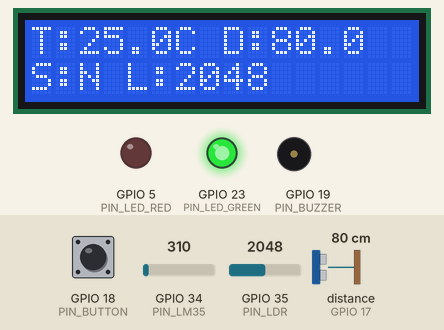
Bench run of a program on a simulated ESP32. On the bench: 16×2 character LCD, output pins drawn as LEDs (lit = HIGH), buzzer (waves = sounding, pin HIGH). Wiring (inferred from the names in the program): ultrasonic range finder: trigger GPIO 16; echo GPIO 17. Inputs (shaded band) come from the test bench; at power-on: distance to the obstacle (sensor on GPIO 17) 80 cm, GPIO 34 (PIN_LM35) = 310, GPIO 18 (PIN_BUTTON) HIGH, GPIO 35 (PIN_LDR) = 2048 (analog values on the 0–4095 scale). The echo pulse lasts 58.3 µs per cm; pins used as bus, display or sensor lines are not drawn; what the program prints to the serial monitor is not drawn.

Above: at 1.2 s.
1.3 s: distance to the obstacle (sensor on GPIO 17) set to 2 cm
At 1.8 s:
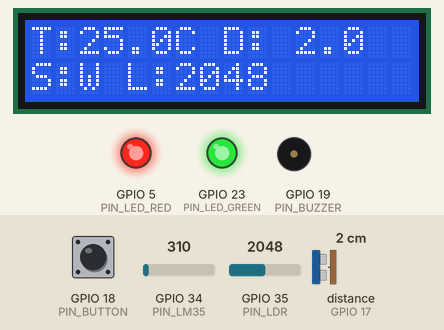
4.3 s: GPIO 34 (PIN_LM35) set to 428
At 5.1 s:
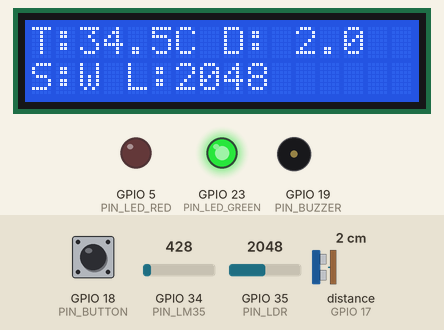
6.1 s: GPIO 34 (PIN_LM35) set to 518
At 7.1 s:
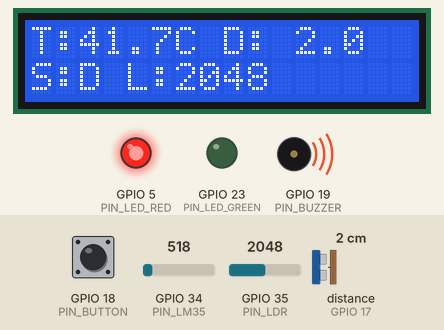
7.8 s: GPIO 18 (PIN_BUTTON) pulled LOW for 3.2 s
At 8.29 s:
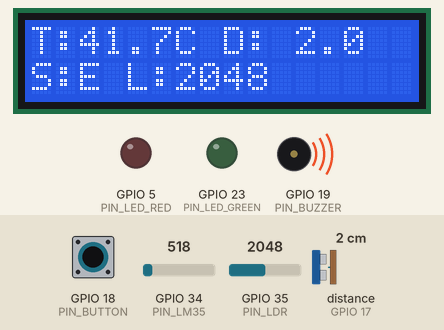
12.5 s: distance to the obstacle (sensor on GPIO 17) set to 250 cm
At 13.2 s:
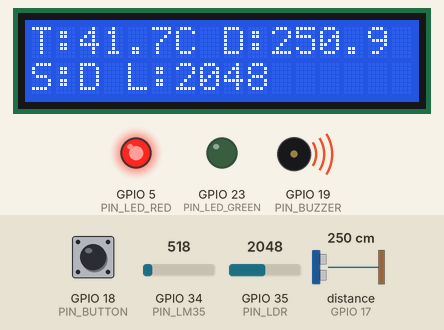
14.4 s: GPIO 35 (PIN_LDR) set to 2866
At 15.0 s:
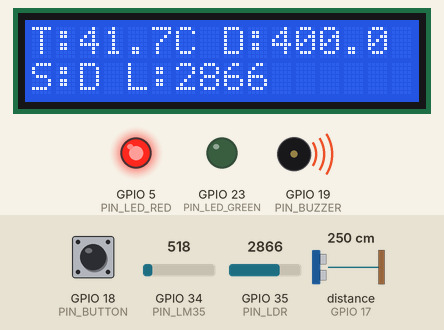
Timing chart, 0 to 17.4 s (numbered marks = the images above; inputs shaded):
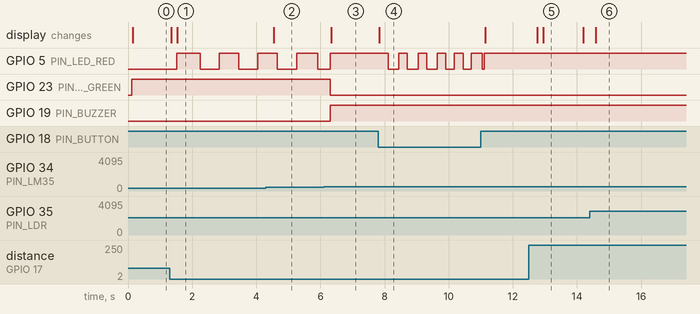

Measured:
- the behaviour switches between 471 and 472 on GPIO 34 (PIN_LM35) (found by bisection; images 2 and 3)
- after the input at 1.3 s, GPIO 5 (PIN_LED_RED): goes HIGH 0.73 s, LOW 0.60 s, HIGH 0.60 s, LOW 0.60 s, then HIGH, starting after 0.22 s; the display: first changes after 0.05 s (image 1 shows a later state)
- after the input at 4.3 s, the display: changes after 0.24 s (image 2)
- after the input at 6.1 s, GPIO 23 (PIN_LED_GREEN): HIGH → LOW after 0.21 s; GPIO 19 (PIN_BUZZER): LOW → HIGH after 0.21 s; the display: changes after 0.24 s (image 3)
- after the input at 7.8 s, GPIO 5 (PIN_LED_RED): goes 3 × (LOW 0.34 s, HIGH 0.26 s), LOW 0.27 s, HIGH 0.27 s, LOW 0.26 s, HIGH 0.34 s, LOW 0.06 s, then HIGH, starting after 0.31 s; the display: changes at once (image 4)
- after the input at 12.5 s, the display: first changes after 0.26 s (image 5 shows a later state)
- after the input at 14.4 s, the display: changes after 0.19 s (image 6)

The program:

main.cpp
```cpp
#include <Arduino.h>

#include "tasks/task_sensor.h"
#include "tasks/task_processing.h"
#include "tasks/task_output.h"

#include "sensors/ldr_sensor.h"
#include "sensors/lm35_sensor.h"
#include "sensors/hcsr04_sensor.h"
#include "sensors/button_input.h"

#include "outputs/indicators.h"
#include "outputs/lcd_display.h"
#include "sync/rtos_sync.h"
#include "utils/diagnostics.h"

#include "freertos/FreeRTOS.h"
#include "freertos/task.h"

void TaskEmergency(void *pvParameters);

void setup()
{
    Serial.begin(115200);

    initLDR();
    initLM35();
    initHCSR04();
    initEmergencyButton();
    initRtosSyncPrimitives();
    initEmergencyButtonInterrupt();
    initIndicators();
    initLCD();

    xTaskCreate(TaskSensor, "Sensor Task", 2048, NULL, 2, &hTaskSensor);
    xTaskCreate(TaskProcessing, "Processing Task", 2048, NULL, 3, &hTaskProcessing);
    xTaskCreate(TaskOutput, "Output Task", 4096, NULL, 1, &hTaskOutput);
    xTaskCreate(TaskEmergency, "Emergency Task", 2048, NULL, 4, &hTaskEmergency);
}

void loop()
{
    static uint32_t last_diag_time = 0;
    if (millis() - last_diag_time > 5000)
    {
        printSystemDiagnostics();
        last_diag_time = millis();
    }
    delay(10);
}

void TaskEmergency(void *pvParameters)
{
    while (1)
    {
        if (xSemaphoreTake(gEmergencySemaphore, portMAX_DELAY) == pdTRUE)
        {
            if (xSemaphoreTake(gSerialMutex, pdMS_TO_TICKS(10)) == pdTRUE)
            {
                Serial.println("[Emergency ISR] Semaphore triggered");
                xSemaphoreGive(gSerialMutex);
            }

            SystemState emergencyState = STATE_EMERGENCY;
            xQueueOverwrite(gStateQueue, &emergencyState);

            if (xSemaphoreTake(gSerialMutex, pdMS_TO_TICKS(10)) == pdTRUE)
            {
                Serial.println("[Emergency Task] Forced state = EMERGENCY");
                xSemaphoreGive(gSerialMutex);
            }
        }
    }
}
```

indicators.h
```cpp
#pragma once

void initIndicators();
void setLEDs(bool greenState, bool redState);
void setBuzzer(bool state);
```

button_input.h
```cpp
#pragma once

void initEmergencyButton();
bool isEmergencyPressed();
```

hcsr04_sensor.h
```cpp
#pragma once

void initHCSR04();
float readHCSR04Distance();
```

ldr_sensor.h
```cpp
#pragma once

void initLDR();
int readLDR();
    
```

lm35_sensor.h
```cpp
#pragma once

void initLM35();
float readLM35Temperature();
```

rtos_sync.h
```cpp
#pragma once

#include <Arduino.h>
#include "freertos/FreeRTOS.h"
#include "freertos/queue.h"
#include "freertos/semphr.h"
#include "system_types.h"

extern QueueHandle_t gSensorQueue;
extern QueueHandle_t gStateQueue;
extern SemaphoreHandle_t gEmergencySemaphore;
extern SemaphoreHandle_t gSerialMutex;
extern SemaphoreHandle_t gLcdMutex;
extern SemaphoreHandle_t gSensorDataMutex;

// Latest sensor snapshot for outputs to read without consuming the queue
extern SensorData gLatestSensorData;

void initRtosSyncPrimitives();
void initEmergencyButtonInterrupt();
void IRAM_ATTR onEmergencyButtonInterrupt();
```

system_types.h
```cpp
#pragma once

typedef struct
{
    float temperature;
    int lightLevel;
    float distance;
    bool emergencyPressed;
} SensorData;

enum SystemState
{
    STATE_NORMAL,
    STATE_WARNING,
    STATE_DANGER,
    STATE_EMERGENCY
};

extern const char *SystemStateToString(SystemState state);
```

task_output.h
```cpp
#pragma once

void TaskOutput(void *pvParameters);
```

task_processing.h
```cpp
#pragma once

void TaskProcessing(void *pvParameters);
```

task_sensor.h
```cpp
#pragma once

void TaskSensor(void *pvParameters);
```

diagnostics.h
```cpp
#pragma once
#include <Arduino.h>
#include "freertos/FreeRTOS.h"
#include "freertos/task.h"

// Define to 1 to enable stress testing via CPU loop injections and forced delays
#define ENABLE_STRESS_TESTS 1

// Diagnostic macros for timing execution speeds
#define MEASURE_START(name) unsigned long _start_##name = micros();
#define MEASURE_END(name, limit_us) \
    do { \
        unsigned long _dur = micros() - _start_##name; \
        if (_dur > limit_us) { \
            Serial.printf("[DIAG] %s took %lu us (Limit: %d us)\n", #name, _dur, limit_us); \
        } \
    } while(0)

#if ENABLE_STRESS_TESTS
void injectCpuLoad(int ms_delay);
#else
#define injectCpuLoad(ms)
#endif

// Diagnostics structures for tracking real-time metrics
struct TaskMetrics {
    const char *name;
    uint32_t period_target_ms;
    uint32_t wcet_us;
    uint32_t min_exec_us;
    uint32_t window_exec_us;
    uint64_t lifetime_exec_us;
    uint32_t cycles;
    uint32_t last_cycle_start_ms;
    uint32_t max_period_ms;
    uint32_t min_period_ms;
    uint32_t deadline_misses;
};

// Global metrics and handles so we can print them periodically
extern TaskMetrics sensorMetrics;
extern TaskMetrics processingMetrics;
extern TaskMetrics outputMetrics;

extern TaskHandle_t hTaskSensor;
extern TaskHandle_t hTaskProcessing;
extern TaskHandle_t hTaskOutput;
extern TaskHandle_t hTaskEmergency;

void telemetryRecordCycleStart(TaskMetrics &metrics, uint32_t now_ms);
void telemetryRecordRuntime(TaskMetrics &metrics, uint32_t exec_us);
void printSystemDiagnostics();
```

state_logic.h
```cpp
#pragma once
#include "system_types.h"

// Parameters for logic thresholds
const float WARNING_DISTANCE_CM = 30.0f;
const float DANGER_TEMPERATURE_C = 38.0f;

/**
 * Pure, isolated logic layer for evaluating system state based on sensor data.
 * Implemented as inline so test builds can link the function directly from
 * the header without depending on separate compilation units.
 */
inline SystemState determineSystemState(const SensorData& data)
{
	if (data.emergencyPressed)
	{
		return STATE_EMERGENCY;
	}
	else if (data.temperature >= DANGER_TEMPERATURE_C)
	{
		return STATE_DANGER;
	}
	else if (data.distance > 0.0f && data.distance <= WARNING_DISTANCE_CM)
	{
		return STATE_WARNING;
	}
	return STATE_NORMAL;
}
```

indicators.cpp
```cpp
#include <Arduino.h>
#include "outputs/indicators.h"
#include "pins.h"

void initIndicators()
{
    pinMode(PIN_LED_GREEN, OUTPUT);
    pinMode(PIN_LED_RED, OUTPUT);
    pinMode(PIN_BUZZER, OUTPUT);

    digitalWrite(PIN_LED_GREEN, LOW);
    digitalWrite(PIN_LED_RED, LOW);
    digitalWrite(PIN_BUZZER, LOW);
}

void setLEDs(bool greenState, bool redState)
{
    digitalWrite(PIN_LED_GREEN, greenState ? HIGH : LOW);
    digitalWrite(PIN_LED_RED, redState ? HIGH : LOW);
}

void setBuzzer(bool state)
{
    digitalWrite(PIN_BUZZER, state ? HIGH : LOW);
}
```

button_input.cpp
```cpp
#include <Arduino.h>
#include "sensors/button_input.h"
#include "pins.h"

void initEmergencyButton()
{
    pinMode(PIN_BUTTON, INPUT_PULLUP);
}

bool isEmergencyPressed()
{
    // active LOW button
    return digitalRead(PIN_BUTTON) == LOW;
}
```

hcsr04_sensor.cpp
```cpp
#include <Arduino.h>
#include "sensors/hcsr04_sensor.h"
#include "pins.h"

void initHCSR04()
{
    pinMode(PIN_HCSR04_TRIG, OUTPUT);
    pinMode(PIN_HCSR04_ECHO, INPUT);
    digitalWrite(PIN_HCSR04_TRIG, LOW);
}

float readHCSR04Distance()
{
    // Clear trigger
    digitalWrite(PIN_HCSR04_TRIG, LOW);
    delayMicroseconds(2);
    // 10us HIGH pulse
    digitalWrite(PIN_HCSR04_TRIG, HIGH);
    delayMicroseconds(10);
    digitalWrite(PIN_HCSR04_TRIG, LOW);

    // Read echo with 30ms timeout (max distance approx 5 meters)
    // Retry a couple of times on timeout to avoid transient Err readings.
    static float lastValidDistance = -1.0f;
    const int MAX_RETRIES = 2;
    long duration = 0;
    for (int attempt = 0; attempt <= MAX_RETRIES; ++attempt)
    {
        duration = pulseIn(PIN_HCSR04_ECHO, HIGH, 30000);
        if (duration != 0)
            break;
        // small pause before retry
        delayMicroseconds(5000);
    }

    if (duration == 0) {
        // If we have a previous valid reading, return it instead of Err
        if (lastValidDistance > 0.0f)
        {
            return lastValidDistance;
        }
        return -1.0f; // Timeout / Error and no fallback
    }

    // speed of sound = 343 m/s = 0.0343 cm/µs
    float distanceCm = duration * 0.0343f / 2.0f;

    // Clamp impossible values
    if (distanceCm > 400.0f) {
        distanceCm = 400.0f;
    }

    lastValidDistance = distanceCm;
    return distanceCm;
}
```

ldr_sensor.cpp
```cpp
#include <Arduino.h>
#include "sensors/ldr_sensor.h"
#include "pins.h"

void initLDR()
{
    analogReadResolution(12);
    analogSetPinAttenuation(PIN_LDR, ADC_11db);
    pinMode(PIN_LDR, INPUT);
}

int readLDR()
{
    return analogRead(PIN_LDR);
}
```

lm35_sensor.cpp
```cpp
#include <Arduino.h>
#include "sensors/lm35_sensor.h"
#include "pins.h"

void initLM35()
{
    // LM35 connected to analog pin
    pinMode(PIN_LM35, INPUT);
}

float readLM35Temperature()
{
    // Take multiple readings to average and smooth the noise
    const int NUM_SAMPLES = 10;
    long sum = 0;
    for (int i = 0; i < NUM_SAMPLES; i++)
    {
        sum += analogRead(PIN_LM35);
        delayMicroseconds(100);
    }
    float rawValue = (float)sum / NUM_SAMPLES;

    // Convert ADC to voltage (ESP32 ADC has ~3.3V reference at max attenuation)
    float voltage = (rawValue / 4095.0f) * 3.3f;
    // LM35 outputs 10mV/°C
    float tempC = voltage * 100.0f;
    return tempC;
}
```

rtos_sync.cpp
```cpp
#include <Arduino.h>

#include "sync/rtos_sync.h"
#include "pins.h"

QueueHandle_t gSensorQueue = NULL;
QueueHandle_t gStateQueue = NULL;
SemaphoreHandle_t gEmergencySemaphore = NULL;
SemaphoreHandle_t gSerialMutex = NULL;
SemaphoreHandle_t gLcdMutex = NULL;
SemaphoreHandle_t gSensorDataMutex = NULL;

SensorData gLatestSensorData = {0};

void initRtosSyncPrimitives()
{
    gSensorQueue = xQueueCreate(1, sizeof(SensorData));
    gStateQueue = xQueueCreate(1, sizeof(SystemState));
    gEmergencySemaphore = xSemaphoreCreateBinary();
    gSerialMutex = xSemaphoreCreateMutex();
    gLcdMutex = xSemaphoreCreateMutex();
    gSensorDataMutex = xSemaphoreCreateMutex();
}

void IRAM_ATTR onEmergencyButtonInterrupt()
{
    static volatile unsigned long lastInterruptTime = 0;
    unsigned long interruptTime = xTaskGetTickCountFromISR() * portTICK_PERIOD_MS;

    // 250ms debounce window
    if (interruptTime - lastInterruptTime > 250)
    {
        BaseType_t higherPriorityTaskWoken = pdFALSE;
        xSemaphoreGiveFromISR(gEmergencySemaphore, &higherPriorityTaskWoken);
        if (higherPriorityTaskWoken == pdTRUE)
        {
            portYIELD_FROM_ISR();
        }
    }
    lastInterruptTime = interruptTime;
}

void initEmergencyButtonInterrupt()
{
    pinMode(PIN_BUTTON, INPUT_PULLUP);
    attachInterrupt(digitalPinToInterrupt(PIN_BUTTON), onEmergencyButtonInterrupt, FALLING);
}

const char *SystemStateToString(SystemState state)
{
    switch (state)
    {
        case STATE_NORMAL:
            return "NORMAL";
        case STATE_WARNING:
            return "WARNING";
        case STATE_DANGER:
            return "DANGER";
        case STATE_EMERGENCY:
            return "EMERGENCY";
        default:
            return "UNKNOWN";
    }
}
```

task_output.cpp
```cpp
#include <Arduino.h>
#include "freertos/FreeRTOS.h"
#include "freertos/task.h"
#include "freertos/queue.h"
#include "tasks/task_output.h"
#include "outputs/indicators.h"
#include "outputs/lcd_display.h"
#include "sync/rtos_sync.h"
#include "utils/diagnostics.h"

namespace
{
    bool warningBlinkState = false;
    bool emergencyBlinkState = false;
    const TickType_t warningBlinkInterval = pdMS_TO_TICKS(600);
    const TickType_t emergencyBlinkInterval = pdMS_TO_TICKS(250);
}

void TaskOutput(void *pvParameters)
{
    TickType_t lastWarningToggle = xTaskGetTickCount();
    TickType_t lastEmergencyToggle = xTaskGetTickCount();
    SystemState currentState = STATE_NORMAL;
    SystemState previousState = STATE_NORMAL;

    while (1)
    {
        telemetryRecordCycleStart(outputMetrics, millis());
        uint32_t exec_start = micros();

        if (xQueueReceive(gStateQueue, &currentState, pdMS_TO_TICKS(100)) == pdPASS)
        {
            if (currentState != previousState && xSemaphoreTake(gSerialMutex, pdMS_TO_TICKS(10)) == pdTRUE)
            {
                Serial.print("[Output] State received: ");
                Serial.println(SystemStateToString(currentState));
                xSemaphoreGive(gSerialMutex);
            }

            previousState = currentState;
        }

        TickType_t now = xTaskGetTickCount();

        bool greenOn = false;
        bool redOn = false;
        bool buzzerOn = false;

        switch (currentState)
        {
            case STATE_NORMAL:
                greenOn = true;
                redOn = false;
                buzzerOn = false;
                warningBlinkState = false;
                emergencyBlinkState = false;
                break;
            case STATE_WARNING:
                greenOn = true;
                if ((now - lastWarningToggle) >= warningBlinkInterval)
                {
                    warningBlinkState = !warningBlinkState;
                    lastWarningToggle = now;
                }
                redOn = warningBlinkState;
                buzzerOn = false;
                emergencyBlinkState = false;
                break;
            case STATE_DANGER:
                greenOn = false;
                redOn = true;
                buzzerOn = true;
                warningBlinkState = false;
                emergencyBlinkState = false;
                break;
            case STATE_EMERGENCY:
                greenOn = false;
                if ((now - lastEmergencyToggle) >= emergencyBlinkInterval)
                {
                    emergencyBlinkState = !emergencyBlinkState;
                    lastEmergencyToggle = now;
                }
                redOn = emergencyBlinkState;
                buzzerOn = true;
                warningBlinkState = false;
                break;
        }

        setLEDs(greenOn, redOn);
        setBuzzer(buzzerOn);

        char line1[17];
        char line2[17];
        SensorData latestSensorData;
        // Read latest snapshot protected by mutex (non-blocking)
        if (xSemaphoreTake(gSensorDataMutex, pdMS_TO_TICKS(10)) == pdTRUE)
        {
            latestSensorData = gLatestSensorData;
            xSemaphoreGive(gSensorDataMutex);
        }
        else
        {
            latestSensorData.temperature = 0.0f;
            latestSensorData.distance = -1.0f;
        }

        // Compose line1 with Temperature and Distance only (fits 16 chars)
        if (latestSensorData.distance < 0.0f)
        {
            snprintf(line1, sizeof(line1), "T:%4.1fC D:Err", latestSensorData.temperature);
        }
        else
        {
            snprintf(line1, sizeof(line1), "T:%4.1fC D:%4.1f", latestSensorData.temperature, latestSensorData.distance);
        }

        // Short state codes: N=Normal, W=Warning, D=Danger, E=Emergency
        char stateChar = 'N';
        switch (currentState)
        {
            case STATE_NORMAL:
                stateChar = 'N';
                break;
            case STATE_WARNING:
                stateChar = 'W';
                break;
            case STATE_DANGER:
                stateChar = 'D';
                break;
            case STATE_EMERGENCY:
                stateChar = 'E';
                break;
        }
        // Put State and Light on second row: e.g. "S:W L:364"
        snprintf(line2, sizeof(line2), "S:%c L:%3d", stateChar, latestSensorData.lightLevel);

        if (xSemaphoreTake(gLcdMutex, pdMS_TO_TICKS(10)) == pdTRUE)
        {
            printLCD(line1, line2);
            xSemaphoreGive(gLcdMutex);
        }

        if (xSemaphoreTake(gSerialMutex, pdMS_TO_TICKS(10)) == pdTRUE)
        {
            Serial.print("[Output] LEDs G=");
            Serial.print(greenOn ? "ON" : "OFF");
            Serial.print(" R=");
            Serial.print(redOn ? "ON" : "OFF");
            Serial.print(" | Buzzer=");
            Serial.print(buzzerOn ? "ON" : "OFF");
            Serial.print(" | LCD=");
            Serial.println(SystemStateToString(currentState));
            xSemaphoreGive(gSerialMutex);
        }

#if ENABLE_STRESS_TESTS
        injectCpuLoad(10); // Inject 10ms of blocking CPU load
#endif
        uint32_t exec_end = micros();
        uint32_t exec_time = exec_end - exec_start;
    telemetryRecordRuntime(outputMetrics, exec_time);

    }
}
```

task_processing.cpp
```cpp
#include <Arduino.h>
#include "freertos/FreeRTOS.h"
#include "freertos/task.h"
#include "tasks/task_processing.h"
#include "sync/rtos_sync.h"
#include "utils/state_logic.h"
#include "utils/diagnostics.h"

void TaskProcessing(void *pvParameters)
{
    SensorData sensorData;
    SystemState previousState = STATE_NORMAL;

    while (1)
    {
        telemetryRecordCycleStart(processingMetrics, millis());
        if (xQueueReceive(gSensorQueue, &sensorData, pdMS_TO_TICKS(500)) == pdPASS)
        {
            uint32_t exec_start = micros();

#if ENABLE_STRESS_TESTS
            injectCpuLoad(10); // Optional stress test load
#endif
            SystemState newState = determineSystemState(sensorData);

            if (newState != previousState && xSemaphoreTake(gSerialMutex, pdMS_TO_TICKS(10)) == pdTRUE)
            {
                Serial.print("[");
                Serial.print(xTaskGetTickCount() * portTICK_PERIOD_MS);
                Serial.print("] [Processing] State transition: ");
                Serial.print(SystemStateToString(previousState));
                Serial.print(" -> ");
                Serial.println(SystemStateToString(newState));
                xSemaphoreGive(gSerialMutex);
            }

            previousState = newState;

            if (xQueueOverwrite(gStateQueue, &newState) == pdPASS)
            {
                if (xSemaphoreTake(gSerialMutex, pdMS_TO_TICKS(10)) == pdTRUE)
                {
                    Serial.print("[");
                    Serial.print(xTaskGetTickCount() * portTICK_PERIOD_MS);
                    Serial.print("] [StateQueue] SEND OK | ");
                    Serial.println(SystemStateToString(newState));
                    xSemaphoreGive(gSerialMutex);
                }
            }

            uint32_t exec_end = micros();
            uint32_t exec_time = exec_end - exec_start;
            telemetryRecordRuntime(processingMetrics, exec_time);
        }
        else
        {
            if (xSemaphoreTake(gSerialMutex, pdMS_TO_TICKS(10)) == pdTRUE)
            {
                Serial.print("[");
                Serial.print(xTaskGetTickCount() * portTICK_PERIOD_MS);
                Serial.println("] [Processing] Queue Receive Timeout / Fail");
                xSemaphoreGive(gSerialMutex);
            }
        }
    }
}
```

lcd_display.h
```cpp
#pragma once

void initLCD();
void printLCD(const char* row0, const char* row1);
```

Source omitted: task_sensor.cpp (2833 bytes), diagnostics.cpp (8346 bytes), pins.h (293 bytes), lcd_display.cpp (1991 bytes)
